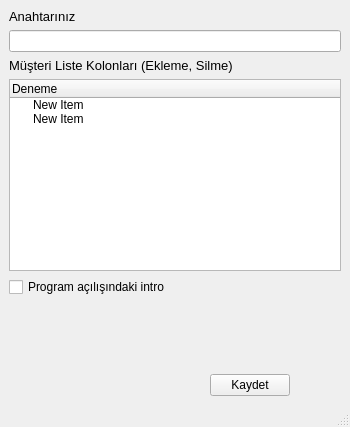
<?xml version="1.0" encoding="UTF-8"?>
<ui version="4.0">
 <class>MainWindow</class>
 <widget class="QMainWindow" name="MainWindow">
  <property name="geometry">
   <rect>
    <x>0</x>
    <y>0</y>
    <width>350</width>
    <height>427</height>
   </rect>
  </property>
  <property name="minimumSize">
   <size>
    <width>350</width>
    <height>420</height>
   </size>
  </property>
  <property name="maximumSize">
   <size>
    <width>350</width>
    <height>427</height>
   </size>
  </property>
  <property name="windowTitle">
   <string>MainWindow</string>
  </property>
  <widget class="QWidget" name="centralwidget">
   <layout class="QGridLayout" name="gridLayout">
    <item row="0" column="0" rowspan="3">
     <layout class="QVBoxLayout" name="verticalLayout">
      <item>
       <layout class="QVBoxLayout" name="verticalLayout_4">
        <item>
         <widget class="QLabel" name="label">
          <property name="font">
           <font>
            <pointsize>10</pointsize>
           </font>
          </property>
          <property name="text">
           <string>Anahtarınız</string>
          </property>
         </widget>
        </item>
        <item>
         <widget class="QLineEdit" name="lineEdit"/>
        </item>
       </layout>
      </item>
      <item>
       <widget class="QLabel" name="label_2">
        <property name="font">
         <font>
          <pointsize>10</pointsize>
         </font>
        </property>
        <property name="text">
         <string>Müşteri Liste Kolonları (Ekleme, Silme)</string>
        </property>
       </widget>
      </item>
      <item>
       <layout class="QHBoxLayout" name="horizontalLayout">
        <item>
         <widget class="QTreeWidget" name="treeWidget">
          <property name="sizePolicy">
           <sizepolicy hsizetype="Expanding" vsizetype="Fixed">
            <horstretch>0</horstretch>
            <verstretch>0</verstretch>
           </sizepolicy>
          </property>
          <column>
           <property name="text">
            <string>Deneme</string>
           </property>
          </column>
          <item>
           <property name="text">
            <string>New Item</string>
           </property>
          </item>
          <item>
           <property name="text">
            <string>New Item</string>
           </property>
          </item>
         </widget>
        </item>
        <item>
         <layout class="QVBoxLayout" name="verticalLayout_2"/>
        </item>
       </layout>
      </item>
     </layout>
    </item>
    <item row="7" column="0">
     <layout class="QHBoxLayout" name="horizontalLayout_2">
      <property name="leftMargin">
       <number>150</number>
      </property>
      <item>
       <widget class="QPushButton" name="pushButton">
        <property name="sizePolicy">
         <sizepolicy hsizetype="Fixed" vsizetype="Fixed">
          <horstretch>0</horstretch>
          <verstretch>0</verstretch>
         </sizepolicy>
        </property>
        <property name="text">
         <string>Kaydet</string>
        </property>
       </widget>
      </item>
     </layout>
    </item>
    <item row="4" column="0">
     <spacer name="verticalSpacer">
      <property name="orientation">
       <enum>Qt::Vertical</enum>
      </property>
      <property name="sizeHint" stdset="0">
       <size>
        <width>20</width>
        <height>10</height>
       </size>
      </property>
     </spacer>
    </item>
    <item row="3" column="0">
     <widget class="QCheckBox" name="checkBox">
      <property name="font">
       <font>
        <family>MS Shell Dlg 2</family>
        <pointsize>9</pointsize>
        <italic>false</italic>
       </font>
      </property>
      <property name="text">
       <string>Program açılışındaki intro</string>
      </property>
     </widget>
    </item>
   </layout>
  </widget>
  <widget class="QMenuBar" name="menubar">
   <property name="geometry">
    <rect>
     <x>0</x>
     <y>0</y>
     <width>350</width>
     <height>26</height>
    </rect>
   </property>
  </widget>
  <widget class="QStatusBar" name="statusbar"/>
 </widget>
 <resources/>
 <connections/>
</ui>
